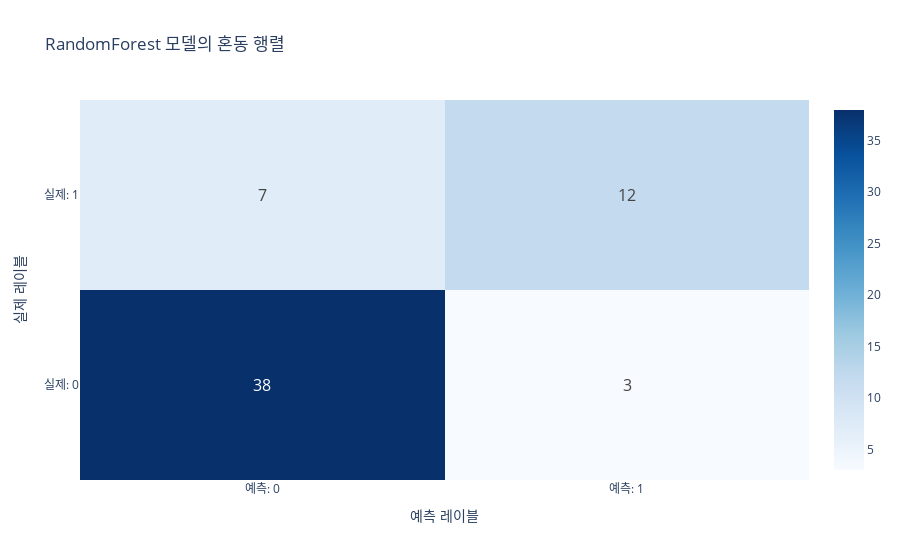

Notebook cell for this chart:
### Code cell
# 최고 성능 모델의 혼동 행렬
y_pred_best = best_model.predict(X_test)
cm = confusion_matrix(y_test, y_pred_best)

# 혼동 행렬 시각화
fig = go.Figure(data=go.Heatmap(
    z=cm,
    x=['예측: 0', '예측: 1'],
    y=['실제: 0', '실제: 1'],
    text=cm,
    texttemplate='%{text}',
    textfont={"size": 16},
    colorscale='Blues'
))
fig.update_layout(
    title=f'{best_model_name} 모델의 혼동 행렬',
    xaxis_title='예측 레이블',
    yaxis_title='실제 레이블'
)
fig.show()

### Figure 1 — Plotly figure (JSON) as saved in the notebook; plotly's stock layout.template omitted (floating-point values rounded to 4 significant figures)
{"data": [{"colorscale": [[0, "rgb(247,251,255)"], [0.125, "rgb(222,235,247)"], [0.25, "rgb(198,219,239)"], [0.375, "rgb(158,202,225)"], [0.5, "rgb(107,174,214)"], [0.625, "rgb(66,146,198)"], [0.75, "rgb(33,113,181)"], [0.875, "rgb(8,81,156)"], [1, "rgb(8,48,107)"]], "text": [[38, 3], [7, 12]], "textfont": {"size": 16}, "texttemplate": "%{text}", "type": "heatmap", "x": ["예측: 0", "예측: 1"], "y": ["실제: 0", "실제: 1"], "z": [[38, 3], [7, 12]]}], "layout": {"title": {"text": "RandomForest 모델의 혼동 행렬"}, "xaxis": {"title": {"text": "예측 레이블"}}, "yaxis": {"title": {"text": "실제 레이블"}}}}
